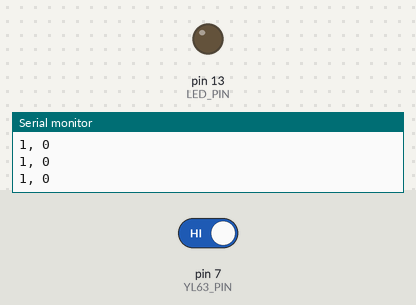
The sketch below on a simulated Arduino Uno, built with avr-gcc and run on an emulated ATmega328P. Parts: output pins drawn as LEDs (lit = HIGH), the last lines printed to the serial monitor. Dashed ring = blinking. The test bench sets the inputs (shaded band); at power-on: pin 7 (YL63_PIN) HIGH.

Above: at 1.8 s.
1.9 s: pin 7 (YL63_PIN) driven LOW
At 2.4 s:
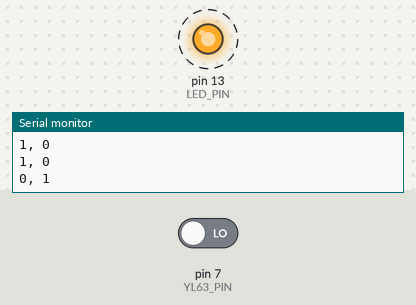
4.9 s: pin 7 (YL63_PIN) driven HIGH
At 5.4 s:
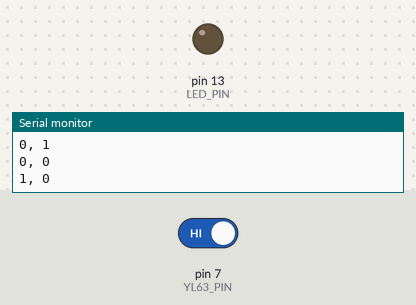
Timing chart, 0 to 7.9 s (numbered marks = the images above; inputs shaded):
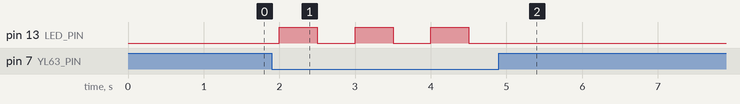

The sketch:

app.ino
```cpp
/*
Use YL63 sensor to signall when barrier finded.
*/

#define YL63_PIN 7
#define LED_PIN 13

bool led_on = false;

void setup(){
    pinMode(YL63_PIN, INPUT);
    pinMode(LED_PIN, OUTPUT);
    Serial.begin(115200);
}


void loop(){
    int barrier = digitalRead(YL63_PIN);
    if (!barrier) led_on = !led_on;

    if (led_on) {
        digitalWrite(LED_PIN, HIGH);
    }
    else {
        digitalWrite(LED_PIN, LOW);
    }

    Serial.print(barrier);
    Serial.print(", ");
    Serial.println(led_on);
    delay(500);
}
```

Measured:
- after the input at 1.9 s, pin 13 (LED_PIN): alternates HIGH for 0.50 s and LOW for 0.50 s, starting after 0.10 s
- after the input at 4.9 s, pin 13 (LED_PIN): stops changing and stays LOW
